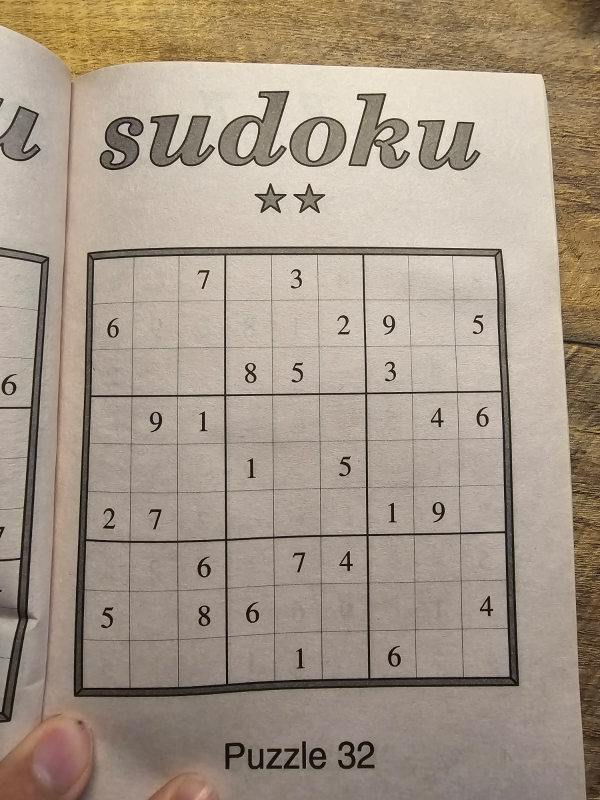
#> input picture assets/sudoku1.jpeg, 1200 x 1600 px (shown at 1/2 size); its folder holds 4 pictures in this run
$ python train.py
#> lines starting #> are read from the running program, lines starting #| are printed output that depends on the picture; after the words box and inside, x2 and y2 are one past the last pixel; in counts of white or black regions, pixels touching at a corner belong together
#> pass 2 of the loop `for im in os.listdir("../assets"):`:
#> pass 3 of the loop `for im in os.listdir("../assets"):`:
#> the loop made 4 passes; the first 3 are shown
import cv2
import numpy as np
import matplotlib.pyplot as plt
import os, sys

def showimg(img, name="IMG"):
    cv2.imshow(name, img)
    cv2.waitKey(0)


def find_board(imagepath):
#> called with imagepath = '../assets/sudoku1.jpeg'
    img = cv2.imread(imagepath, 0)
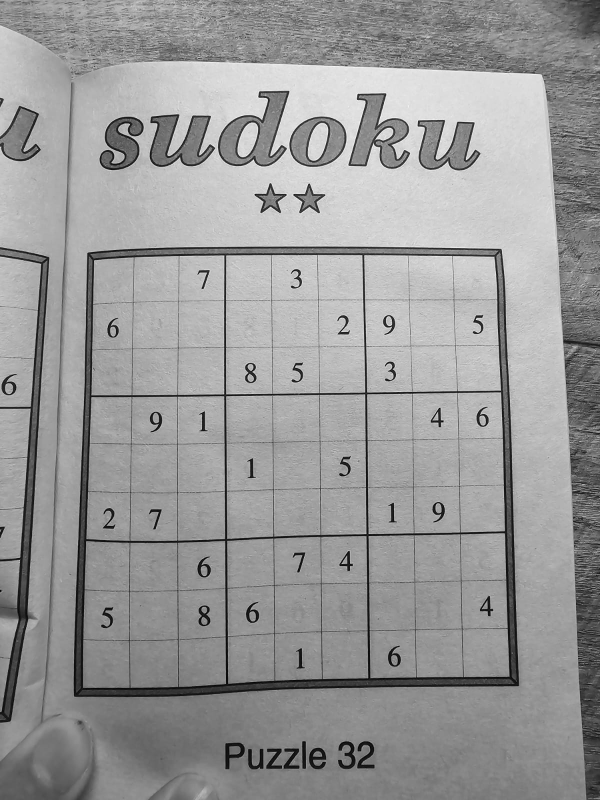
#> img: shape (1600, 1200) (shown at 1/2 size); min 0, max 255, mean 153.2
    gaus = cv2.GaussianBlur(img, (3,3), cv2.BORDER_DEFAULT)
    edges = cv2.Canny(gaus, 100, 200)
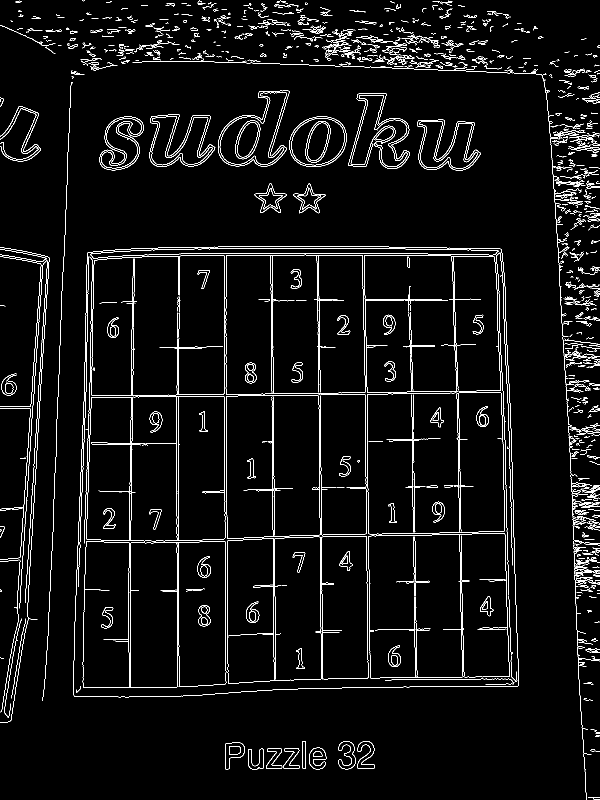
#> edges: shape (1600, 1200) (shown at 1/2 size); 4% white in thin lines or dots

    contours, hier = cv2.findContours(edges, cv2.RETR_EXTERNAL, cv2.CHAIN_APPROX_NONE)
#> contours = 896 contours, 857 with area under 20; largest, box (x1, y1, x2, y2) and area: (147, 493, 1038, 1395) 763546, (436, 181, 579, 333) 12852, (578, 233, 693, 334) 9092, (299, 228, 431, 334) 8796, (835, 239, 962, 341) 8041
    contour = max(contours, key = len)
#> contour = contour of 3476 points, box (x1, y1, x2, y2) (147, 493, 1038, 1395), area 763546

    #contImg = cv2.drawContours(img, contour, -1, (0,255,0), 3)

    [intx, inty, intw, inth] = cv2.boundingRect(contour)
#> intx = 147; inty = 493; intw = 891; inth = 902


    roi = img[inty:inty+inth, intx:intx+intw]
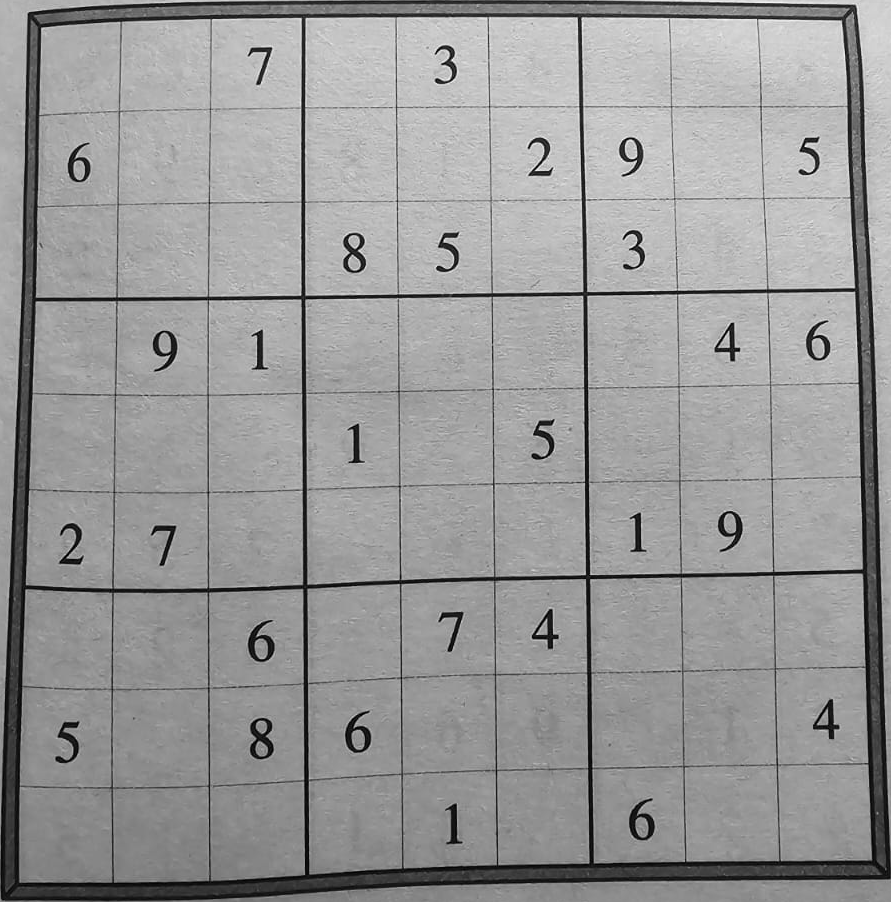
#> roi: shape (902, 891); min 0, max 255, mean 152.9

    return roi


images = []
imgDir = "../assets"
for im in os.listdir("../assets"):
    if "sudoku" in im:
        images.append(os.path.join(imgDir, im))


cropped_imgs = []

for im in images:
    cropped_imgs.append(find_board(im))
#> pass 2 of the loop `for im in images:`:
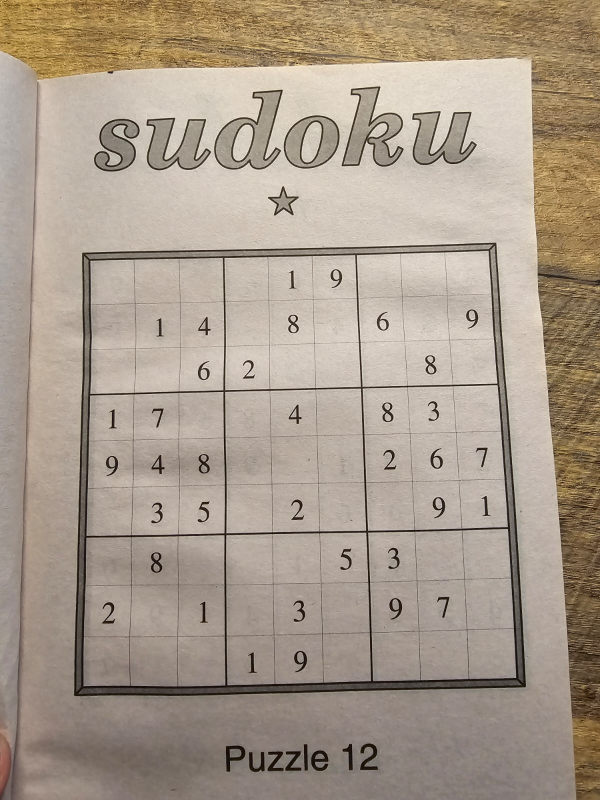
#> input picture assets/sudoku2.jpeg, 1200 x 1600 px (shown at 1/2 size)
#> in find_board (call 2), `edges = cv2.Canny(gaus, 100, 200)`:
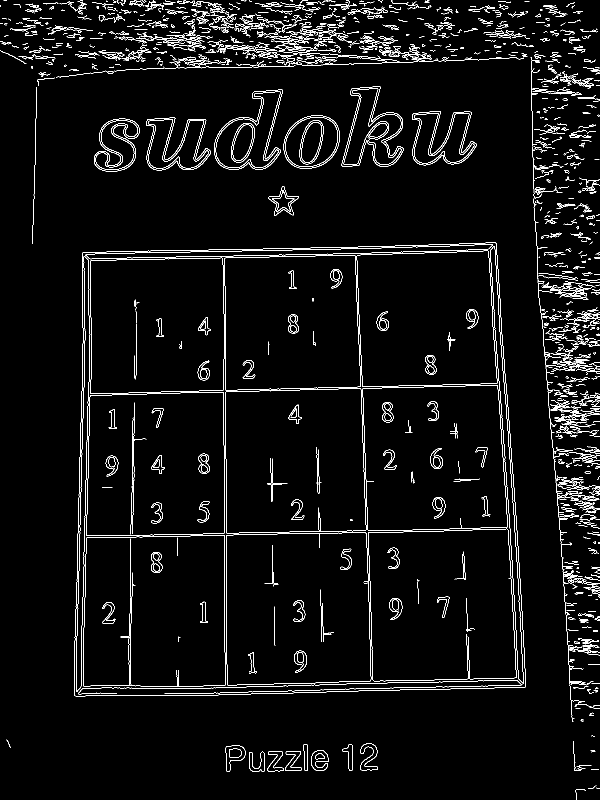
#> edges: shape (1600, 1200) (shown at 1/2 size); 4% white in thin lines or dots
#> contours = 1208 contours, 1150 with area under 20; largest, box (x1, y1, x2, y2) and area: (148, 485, 1052, 1393) 769026, (428, 179, 566, 340) 12847, (683, 172, 808, 334) 11232, (567, 230, 680, 338) 9361, (824, 222, 954, 331) 8780
#> contour = contour of 3503 points, box (x1, y1, x2, y2) (148, 485, 1052, 1393), area 769026
#> intx = 148; inty = 485; intw = 904; inth = 908
#> in find_board (call 2), `roi = img[inty:inty+inth, intx:intx+intw]`:
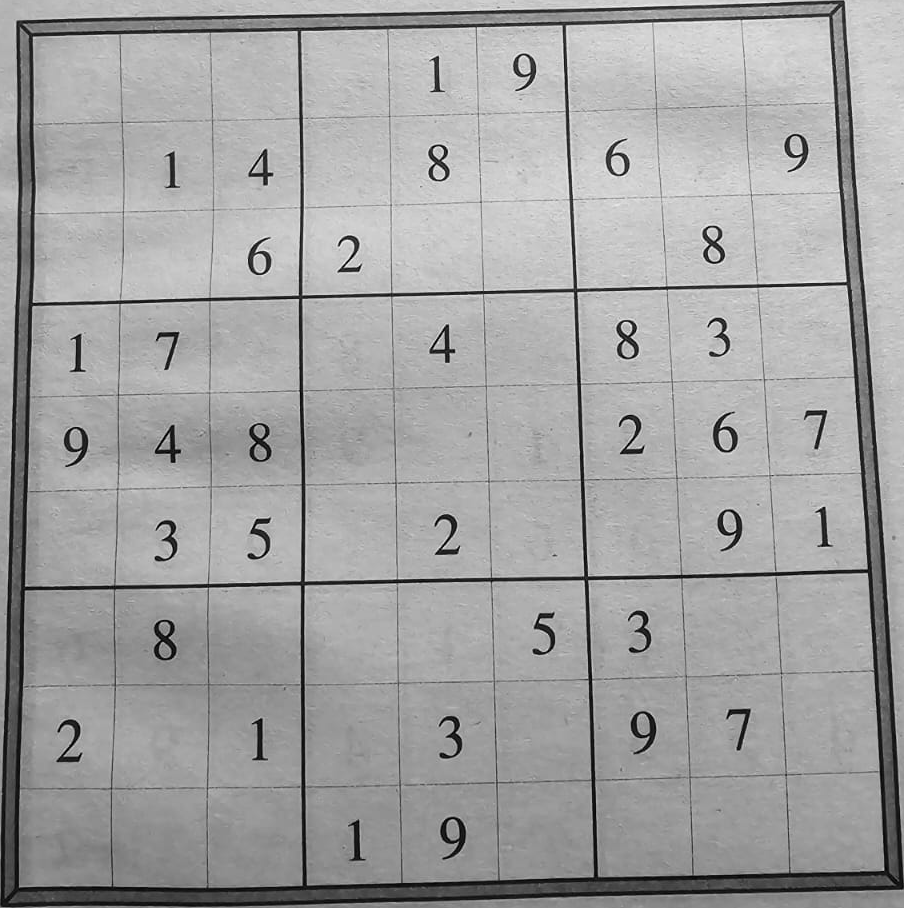
#> roi: shape (908, 904); min 0, max 253, mean 162.5
#> pass 3 of the loop `for im in images:`:
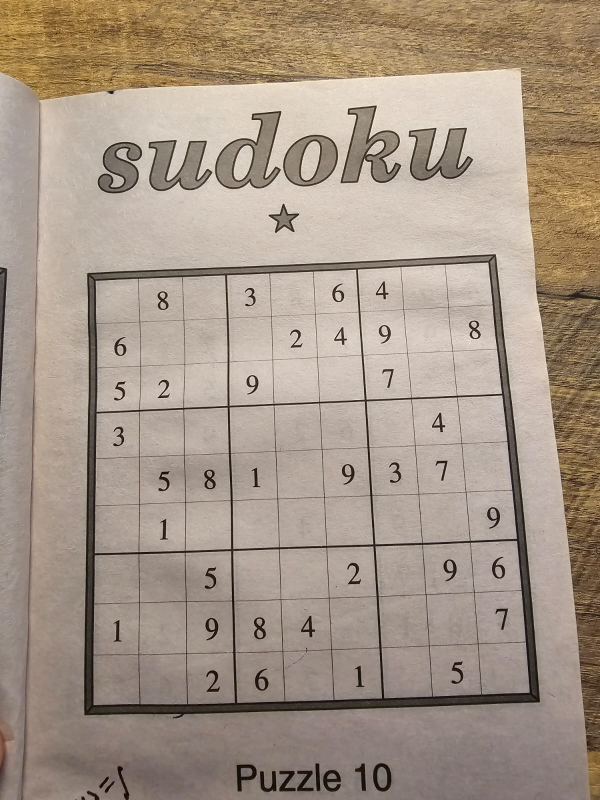
#> input picture assets/sudoku3.jpeg, 1200 x 1600 px (shown at 1/2 size)
#> in find_board (call 3), `edges = cv2.Canny(gaus, 100, 200)`:
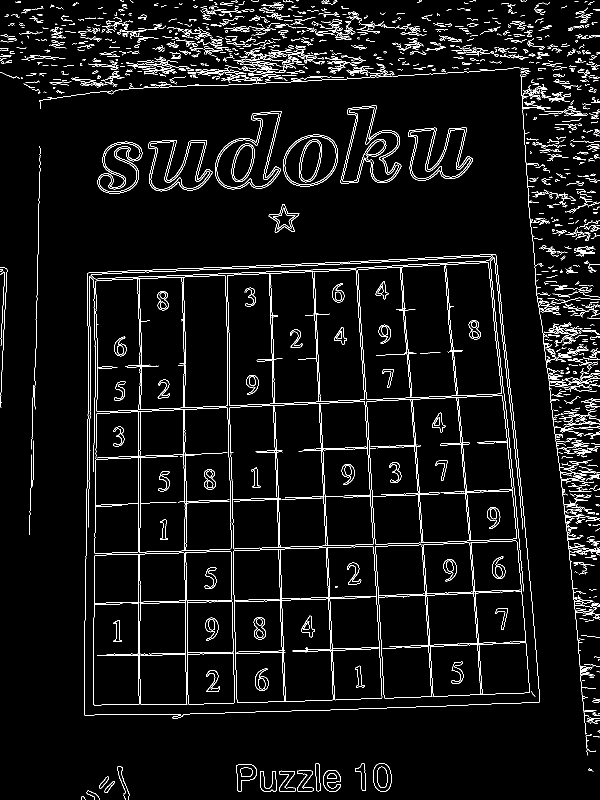
#> edges: shape (1600, 1200) (shown at 1/2 size); 4.7% white in thin lines or dots
#> contours = 1399 contours, 1348 with area under 20; largest, box (x1, y1, x2, y2) and area: (168, 508, 1080, 1437) 772943, (430, 222, 563, 379) 12222, (681, 211, 803, 367) 10746, (566, 269, 676, 373) 8898, (817, 255, 946, 362) 8464
#> contour = contour of 3540 points, box (x1, y1, x2, y2) (168, 508, 1080, 1437), area 772943
#> intx = 168; inty = 508; intw = 912; inth = 929
#> in find_board (call 3), `roi = img[inty:inty+inth, intx:intx+intw]`:
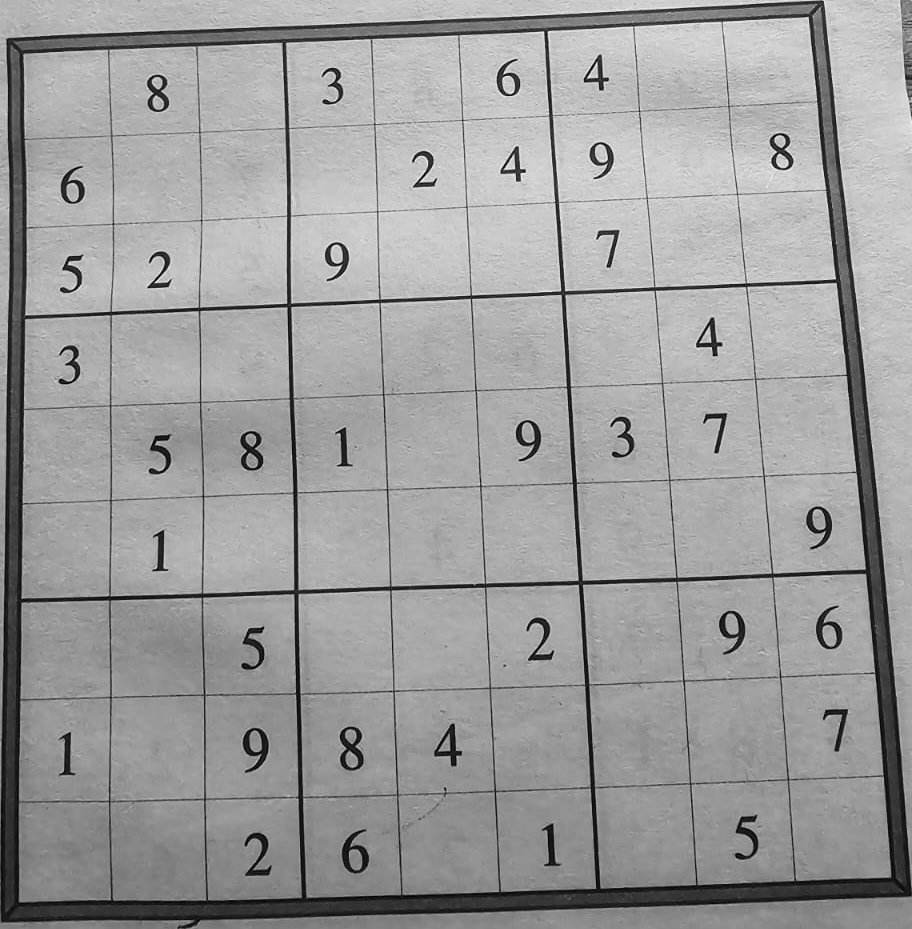
#> roi: shape (929, 912); min 0, max 253, mean 156.9


MIN_CONTOUR_AREA = 300
MAX_CONTOUR_AREA = 7000

RZW, RZH = 20, 30

for img in cropped_imgs:

    imgBlurred = cv2.GaussianBlur(img, (5,5), 0)

    _, imgThresh = cv2.threshold(imgBlurred, 80, 255, cv2.THRESH_BINARY)
    #imgThresh = cv2.adaptiveThreshold(imgBlurred, 255, cv2.ADAPTIVE_THRESH_GAUSSIAN_C, cv2.THRESH_BINARY_INV, 5, 2)

    showimg(imgThresh, "imgThresh")

    imgThreshCopy = imgThresh.copy()

    npaContours, npaHier = cv2.findContours(imgThreshCopy, cv2.RETR_LIST, cv2.CHAIN_APPROX_NONE)

    intClassifications = []
    intValidChars = [ord('0'), ord('1'), ord('2'), ord('3'), ord('4'), ord('5'), ord('6'), ord('7'), ord('8'), ord('9')]
    npaFlattenedImages =  np.empty((0, RZW * RZH))

    for npaContour in npaContours:
        if cv2.contourArea(npaContour) > MIN_CONTOUR_AREA and cv2.contourArea(npaContour) < MAX_CONTOUR_AREA:
            [ intx, inty, intw, inth ] = cv2.boundingRect(npaContour)

            cv2.rectangle(img, (intx, inty), (intx+intw, inty+inth), (0,0,255), 2)

            imgROI = imgThresh[inty:inty+inth, intx:intx+intw]
            imgROIResize = cv2.resize(imgROI, (RZW, RZH))

            cv2.imshow("imgroi",imgROI )
            cv2.imshow("imgroiresize", imgROIResize)
            cv2.imshow("img", img)

            intChar = cv2.waitKey(0)

            if intChar == 27:
                sys.exit()
#> (the program exits here)
